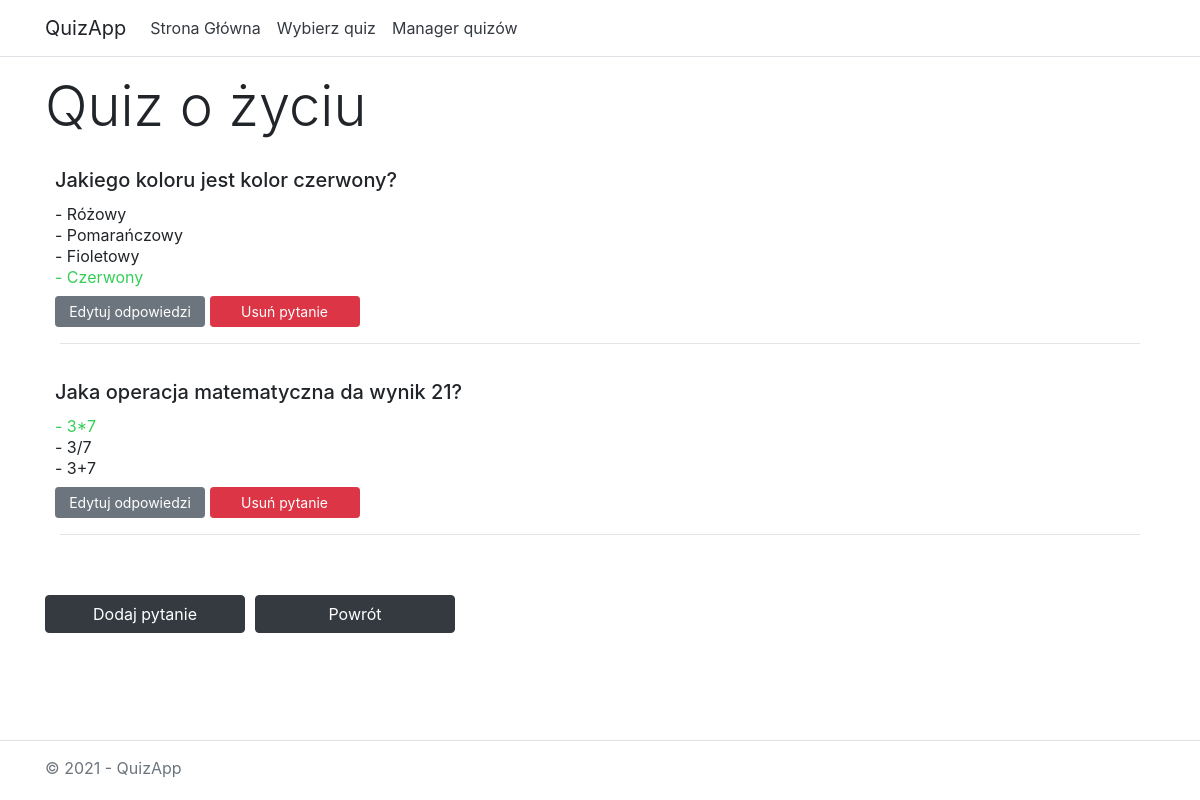
/quizzes/edit/7/, run on an earlier commit of the app's database.
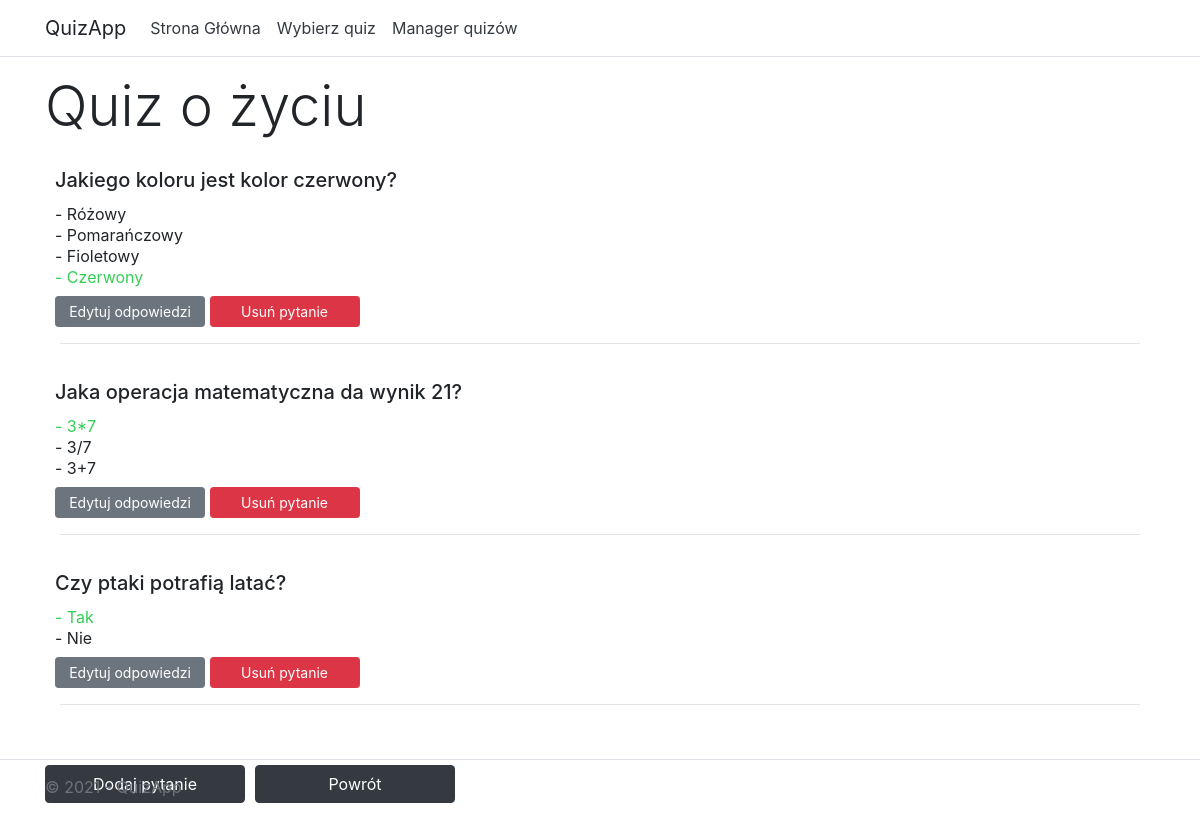
And on a later commit of the database.
### quizzes/models.py (models this page shows, shortened)
class Question(models.Model):
    quiz = models.ForeignKey(Quiz, on_delete=models.CASCADE)
    contents = models.CharField(max_length=512)

class Answer(models.Model):
    question = models.ForeignKey(Question, on_delete=models.CASCADE)
    contents = models.CharField(max_length=512)
    is_true = models.BooleanField(default=False)

### quizzes/views.py (the view)
# urls.py: path('edit/<int:quiz_id>/', views.edit, name='edit'),
def edit(request, quiz_id):
    quiz = get_object_or_404(Quiz, id=quiz_id)
    template = loader.get_template('quizzes/edit.html')
    context = {
        'quiz': quiz,
    }
    return HttpResponse(template.render(context, request))

### quizzes/templates/quizzes/edit.html (shortened to what this page needs)
{% load static %}
<!DOCTYPE html>
<html lang="en">
<head>
    <link rel="stylesheet" type="text/css" href="{% static 'quizzes/bootstrap.css' %}" />
</head>
<body>
    <header>
        <nav class="navbar navbar-expand-sm navbar-toggleable-sm navbar-light bg-white border-bottom box-shadow mb-3">
            <div class="container">
                <a class="navbar-brand" style="user-select: none" >QuizApp</a>
                <div class="navbar-collapse collapse d-sm-inline-flex justify-content-between">
                    <ul class="navbar-nav flex-grow-1">
                        <li class="nav-item">
                            <a href="/quizzes/" class="nav-link text-dark" >Strona Główna</a>
                        </li>
                        <li class="nav-item">
                            <a href="/quizzes/select" class="nav-link text-dark" >Wybierz quiz</a>
                        </li>
                        <li class="nav-item">
                            <a href="/quizzes/manage" class="nav-link text-dark" >Manager quizów</a>
                        </li>
                    </ul>
                </div>
            </div>
        </nav>
    </header>
    <div class="container">
        <main role="main" class="pb-3">
            <div class="container">
                    <div class="row">
                    <h1 class="display-4">{{ quiz.title }}</h1>
                    </div>
                    {% if quiz.question_set.all|length == 0 %}
                    <div class="row" style="margin-top: 30px">
                        <h3>Quiz nie zawiera jeszcze żadnych pytań.</h3>
                    </div>
                    {% else %}
                    {% for question in quiz.question_set.all %}
                        <div class="row" style="margin-left: -5px">
                            <div class="media">
                                <div class="media-body">
                                    <h5 style="margin-top: 20px; margin-bottom: 20px">{{ question.contents }}</h5>
                                        {% for answer in question.answer_set.all %}
                                            {% if answer.is_true %}
                                            <p style="line-height: 5px; color: #34ce57" id="answer{{ forloop.counter }}" type="radio" > - {{ answer.contents }}</p>
                                            {% else %}
                                            <p style="line-height: 5px" id="answer{{ forloop.counter }}" type="radio" > - {{ answer.contents }}</p>
                                            {% endif %}
                                        {% endfor %}
                                        <a href="{% url 'edit_question' question.id %}" class="btn btn-secondary btn-sm" role="button" style="color:white; width: 150px">Edytuj odpowiedzi</a>
                                        <a href="{% url 'delete_question' question.id %}" class="btn btn-danger btn-sm" role="button" style="color:white; width: 150px">Usuń pytanie</a>
                                </div>
                            </div>
                        </div>
                        <hr>
                    {% endfor %}
                    {% endif %}
                    <div class="row" style="margin-top: 60px">
                        <button onclick="toggle('addNewQuestionDiv')" id="addNewQuestion" class="btn btn-dark" style="width: 200px">Dodaj pytanie</button>
                        <a href="/quizzes/manage" class="btn btn-dark" style="width: 200px; margin-left: 10px">Powrót</a>
                    </div>
            </div>
        </main>
    </div>
    <div class="navbar-fixed-bottom">
     <footer class="border-top footer text-muted" style="position: fixed; height: 60px; bottom: 0; width: 100%; user-select: none">
        <div class="container" style="margin-top: 15px">
            &copy; 2021 - QuizApp
        </div>
    </footer>
    </div>
</body>
</html>

What changed in the data, as far as the page shows it:
added Question: contents "Czy ptaki potrafią latać?"
added Answer: contents "Tak", shown under "Czy ptaki potrafią latać?"
added Answer: contents "Nie", shown under "Czy ptaki potrafią latać?"
